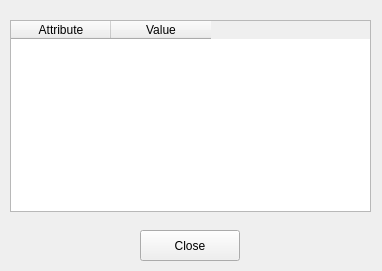
<?xml version="1.0" encoding="UTF-8"?>
<ui version="4.0">
 <class>details_window</class>
 <widget class="QWidget" name="details_window">
  <property name="geometry">
   <rect>
    <x>0</x>
    <y>0</y>
    <width>382</width>
    <height>271</height>
   </rect>
  </property>
  <property name="windowTitle">
   <string>Details</string>
  </property>
  <widget class="QTableWidget" name="tableWidget">
   <property name="geometry">
    <rect>
     <x>10</x>
     <y>20</y>
     <width>361</width>
     <height>192</height>
    </rect>
   </property>
   <column>
    <property name="text">
     <string>Attribute</string>
    </property>
   </column>
   <column>
    <property name="text">
     <string>Value</string>
    </property>
   </column>
  </widget>
  <widget class="QPushButton" name="details_button_1">
   <property name="geometry">
    <rect>
     <x>140</x>
     <y>230</y>
     <width>100</width>
     <height>31</height>
    </rect>
   </property>
   <property name="text">
    <string>Close</string>
   </property>
  </widget>
 </widget>
 <resources/>
 <connections/>
</ui>
